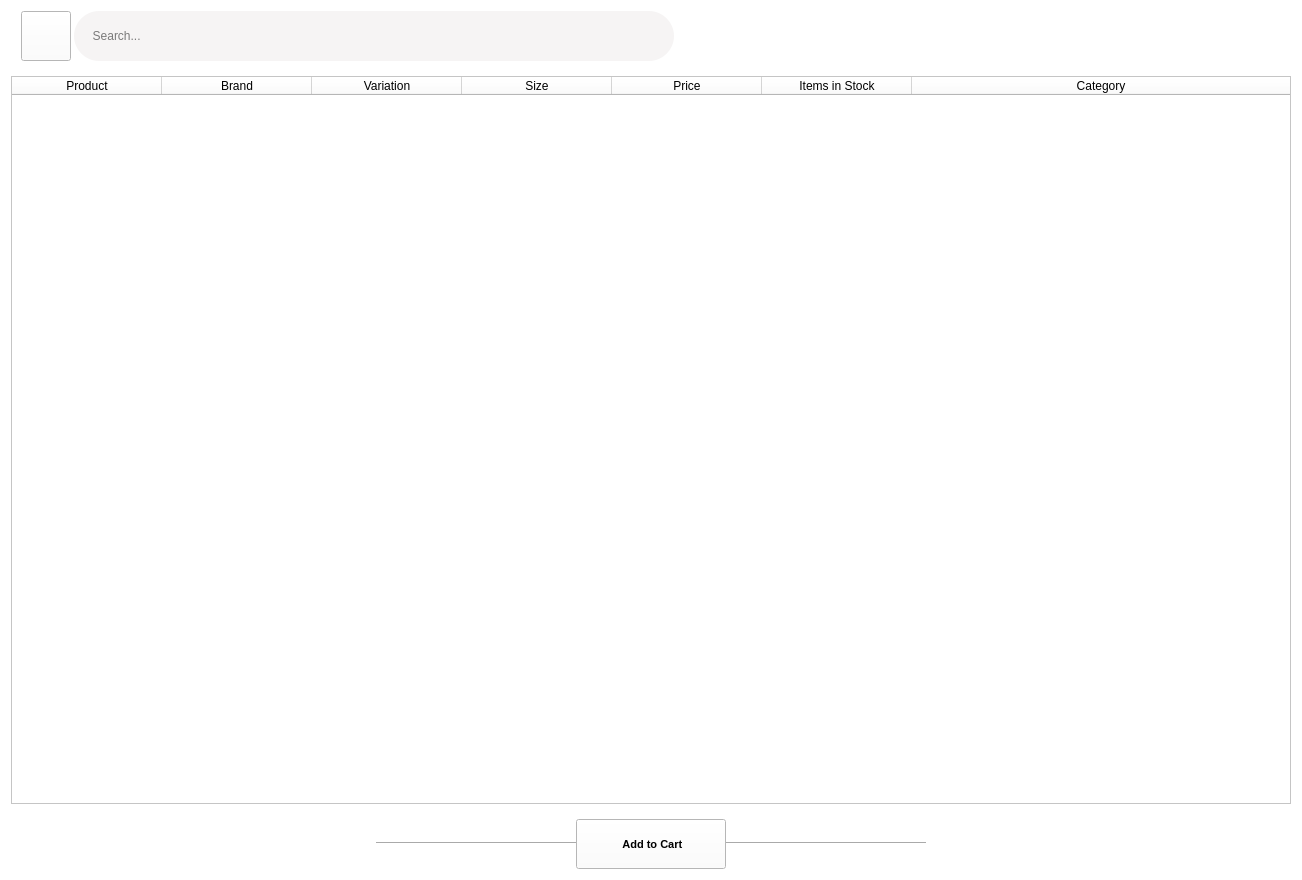
<?xml version="1.0" encoding="UTF-8"?>
<ui version="4.0">
 <class>ShopTab</class>
 <widget class="QWidget" name="ShopTab">
  <property name="geometry">
   <rect>
    <x>0</x>
    <y>0</y>
    <width>1300</width>
    <height>880</height>
   </rect>
  </property>
  <property name="windowTitle">
   <string>Form</string>
  </property>
  <property name="styleSheet">
   <string notr="true">background-color:#fff;
</string>
  </property>
  <layout class="QGridLayout" name="gridLayout">
   <item row="0" column="0">
    <layout class="QVBoxLayout" name="verticalLayout">
     <property name="spacing">
      <number>15</number>
     </property>
     <item>
      <layout class="QHBoxLayout" name="horizontalLayout_2">
       <property name="spacing">
        <number>3</number>
       </property>
       <item>
        <spacer name="horizontalSpacer_2">
         <property name="orientation">
          <enum>Qt::Horizontal</enum>
         </property>
         <property name="sizeType">
          <enum>QSizePolicy::Fixed</enum>
         </property>
         <property name="sizeHint" stdset="0">
          <size>
           <width>10</width>
           <height>20</height>
          </size>
         </property>
        </spacer>
       </item>
       <item>
        <widget class="QPushButton" name="search_button">
         <property name="minimumSize">
          <size>
           <width>50</width>
           <height>50</height>
          </size>
         </property>
         <property name="maximumSize">
          <size>
           <width>50</width>
           <height>50</height>
          </size>
         </property>
         <property name="font">
          <font>
           <family>Segoe UI</family>
           <pointsize>14</pointsize>
           <weight>50</weight>
           <italic>false</italic>
           <bold>false</bold>
           <strikeout>false</strikeout>
          </font>
         </property>
         <property name="mouseTracking">
          <bool>true</bool>
         </property>
         <property name="tabletTracking">
          <bool>true</bool>
         </property>
         <property name="layoutDirection">
          <enum>Qt::LeftToRight</enum>
         </property>
         <property name="styleSheet">
          <string notr="true">QPushButton {
 background-color: #f6f4f4;
border-radius:25px;
color:black;
;
}
QPushButton#quit_button {
   background-color: green;
}
QPushButton::pressed {
background-color: #fff;
}
QpushButton{
border: 2px solid #555;
    border-radius: 20px;
    border-style: outset;
border-width:200px;

}
QPushButton:hover {
   background-color: #81cdc6;
   transition: background-color 0.5s cubic-bezier(0.4, 0, 0.2, 1);
color:#fff;
}

shoppingbag:hover{
color:#fff;
background-repeat:no-repeat;
}

border:none;
</string>
         </property>
         <property name="text">
          <string/>
         </property>
         <property name="icon">
          <iconset resource="../StaffDashboard/logo.qrc">
           <normaloff>:/search/search.png</normaloff>:/search/search.png</iconset>
         </property>
         <property name="iconSize">
          <size>
           <width>20</width>
           <height>20</height>
          </size>
         </property>
        </widget>
       </item>
       <item>
        <widget class="QLineEdit" name="search_input">
         <property name="minimumSize">
          <size>
           <width>300</width>
           <height>50</height>
          </size>
         </property>
         <property name="maximumSize">
          <size>
           <width>600</width>
           <height>75</height>
          </size>
         </property>
         <property name="layoutDirection">
          <enum>Qt::LeftToRight</enum>
         </property>
         <property name="styleSheet">
          <string notr="true">border-radius:25px;
padding-right:10px;
padding-left:10px;
background-color:#f6f4f4;
</string>
         </property>
         <property name="text">
          <string/>
         </property>
         <property name="cursorPosition">
          <number>0</number>
         </property>
         <property name="dragEnabled">
          <bool>false</bool>
         </property>
         <property name="placeholderText">
          <string>  Search...</string>
         </property>
         <property name="cursorMoveStyle">
          <enum>Qt::LogicalMoveStyle</enum>
         </property>
        </widget>
       </item>
       <item>
        <spacer name="horizontalSpacer_4">
         <property name="orientation">
          <enum>Qt::Horizontal</enum>
         </property>
         <property name="sizeHint" stdset="0">
          <size>
           <width>40</width>
           <height>20</height>
          </size>
         </property>
        </spacer>
       </item>
      </layout>
     </item>
     <item>
      <widget class="QTableWidget" name="tableWidget">
       <property name="font">
        <font>
         <pointsize>10</pointsize>
        </font>
       </property>
       <property name="styleSheet">
        <string notr="true"/>
       </property>
       <attribute name="horizontalHeaderDefaultSectionSize">
        <number>150</number>
       </attribute>
       <attribute name="horizontalHeaderMinimumSectionSize">
        <number>100</number>
       </attribute>
       <attribute name="horizontalHeaderShowSortIndicator" stdset="0">
        <bool>false</bool>
       </attribute>
       <attribute name="horizontalHeaderStretchLastSection">
        <bool>true</bool>
       </attribute>
       <column>
        <property name="text">
         <string>Product</string>
        </property>
        <property name="background">
         <color>
          <red>0</red>
          <green>0</green>
          <blue>0</blue>
         </color>
        </property>
       </column>
       <column>
        <property name="text">
         <string>Brand</string>
        </property>
       </column>
       <column>
        <property name="text">
         <string>Variation</string>
        </property>
       </column>
       <column>
        <property name="text">
         <string>Size</string>
        </property>
       </column>
       <column>
        <property name="text">
         <string>Price</string>
        </property>
       </column>
       <column>
        <property name="text">
         <string>Items in Stock</string>
        </property>
       </column>
       <column>
        <property name="text">
         <string>Category</string>
        </property>
       </column>
      </widget>
     </item>
     <item>
      <layout class="QHBoxLayout" name="horizontalLayout">
       <property name="spacing">
        <number>0</number>
       </property>
       <property name="leftMargin">
        <number>45</number>
       </property>
       <property name="rightMargin">
        <number>45</number>
       </property>
       <item>
        <spacer name="horizontalSpacer">
         <property name="orientation">
          <enum>Qt::Horizontal</enum>
         </property>
         <property name="sizeType">
          <enum>QSizePolicy::Fixed</enum>
         </property>
         <property name="sizeHint" stdset="0">
          <size>
           <width>320</width>
           <height>20</height>
          </size>
         </property>
        </spacer>
       </item>
       <item>
        <widget class="Line" name="line">
         <property name="minimumSize">
          <size>
           <width>200</width>
           <height>0</height>
          </size>
         </property>
         <property name="maximumSize">
          <size>
           <width>200</width>
           <height>16777215</height>
          </size>
         </property>
         <property name="orientation">
          <enum>Qt::Horizontal</enum>
         </property>
        </widget>
       </item>
       <item>
        <widget class="QPushButton" name="add_to_cart_button">
         <property name="minimumSize">
          <size>
           <width>150</width>
           <height>50</height>
          </size>
         </property>
         <property name="maximumSize">
          <size>
           <width>500</width>
           <height>60</height>
          </size>
         </property>
         <property name="font">
          <font>
           <family>Segoe UI</family>
           <pointsize>8</pointsize>
           <weight>75</weight>
           <bold>true</bold>
           <strikeout>false</strikeout>
          </font>
         </property>
         <property name="mouseTracking">
          <bool>true</bool>
         </property>
         <property name="tabletTracking">
          <bool>true</bool>
         </property>
         <property name="layoutDirection">
          <enum>Qt::LeftToRight</enum>
         </property>
         <property name="styleSheet">
          <string notr="true">QPushButton {
 background-color: #10cc94;
border-radius:12px;
color:#fff;
}
QPushButton#quit_button {
   background-color: green;
}
QPushButton::pressed {
background-color: #fff;
}
QpushButton{
border: 2px solid #555;
    border-radius: 20px;
    border-style: outset;
border-width:200px;
    
}
QPushButton:hover {
   background-color: #0a9c73;
   transition: background-color 0.5s cubic-bezier(0.4, 0, 0.2, 1);
}

border:none;
</string>
         </property>
         <property name="text">
          <string> Add to Cart</string>
         </property>
         <property name="icon">
          <iconset resource="../StaffDashboard/logo.qrc">
           <normaloff>:/new/Shop/Shoppingcart.png</normaloff>:/new/Shop/Shoppingcart.png</iconset>
         </property>
         <property name="iconSize">
          <size>
           <width>22</width>
           <height>22</height>
          </size>
         </property>
        </widget>
       </item>
       <item>
        <widget class="Line" name="line_2">
         <property name="minimumSize">
          <size>
           <width>200</width>
           <height>0</height>
          </size>
         </property>
         <property name="maximumSize">
          <size>
           <width>200</width>
           <height>16777215</height>
          </size>
         </property>
         <property name="orientation">
          <enum>Qt::Horizontal</enum>
         </property>
        </widget>
       </item>
       <item>
        <spacer name="horizontalSpacer_3">
         <property name="orientation">
          <enum>Qt::Horizontal</enum>
         </property>
         <property name="sizeType">
          <enum>QSizePolicy::Fixed</enum>
         </property>
         <property name="sizeHint" stdset="0">
          <size>
           <width>320</width>
           <height>20</height>
          </size>
         </property>
        </spacer>
       </item>
      </layout>
     </item>
    </layout>
   </item>
  </layout>
 </widget>
 <resources>
  <include location="../StaffDashboard/logo.qrc"/>
 </resources>
 <connections/>
</ui>
